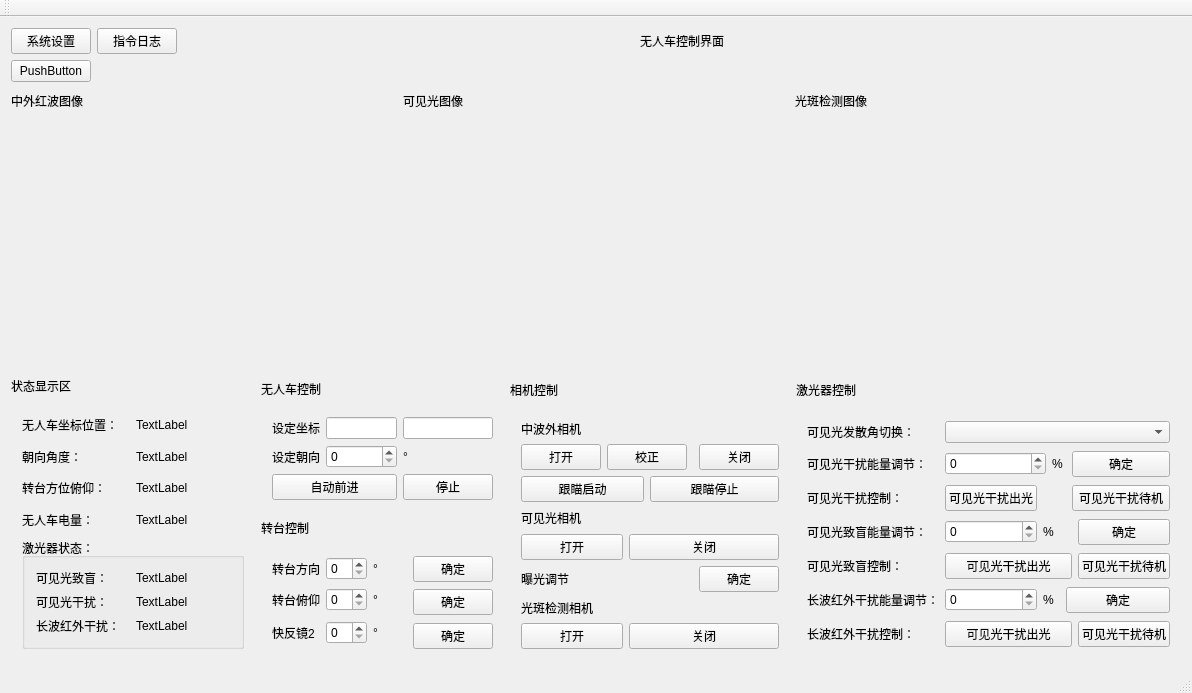
<?xml version="1.0" encoding="UTF-8"?>
<ui version="4.0">
 <class>CarFClass</class>
 <widget class="QMainWindow" name="CarFClass">
  <property name="geometry">
   <rect>
    <x>0</x>
    <y>0</y>
    <width>1192</width>
    <height>693</height>
   </rect>
  </property>
  <property name="windowTitle">
   <string>CarF</string>
  </property>
  <widget class="QWidget" name="centralWidget">
   <layout class="QGridLayout" name="gridLayout_2">
    <item row="0" column="0">
     <layout class="QGridLayout" name="gridLayout">
      <item row="0" column="4">
       <spacer name="horizontalSpacer">
        <property name="orientation">
         <enum>Qt::Horizontal</enum>
        </property>
        <property name="sizeHint" stdset="0">
         <size>
          <width>40</width>
          <height>20</height>
         </size>
        </property>
       </spacer>
      </item>
      <item row="1" column="0">
       <widget class="QPushButton" name="pushButton_3">
        <property name="text">
         <string>PushButton</string>
        </property>
       </widget>
      </item>
      <item row="0" column="3">
       <widget class="QLabel" name="label">
        <property name="text">
         <string>无人车控制界面</string>
        </property>
       </widget>
      </item>
      <item row="0" column="0">
       <widget class="QPushButton" name="pushButton">
        <property name="text">
         <string>系统设置</string>
        </property>
       </widget>
      </item>
      <item row="0" column="1">
       <widget class="QPushButton" name="pushButton_2">
        <property name="text">
         <string>指令日志</string>
        </property>
       </widget>
      </item>
      <item row="0" column="2">
       <spacer name="horizontalSpacer_2">
        <property name="orientation">
         <enum>Qt::Horizontal</enum>
        </property>
        <property name="sizeHint" stdset="0">
         <size>
          <width>40</width>
          <height>20</height>
         </size>
        </property>
       </spacer>
      </item>
     </layout>
    </item>
    <item row="1" column="0">
     <layout class="QHBoxLayout" name="horizontalLayout">
      <item>
       <layout class="QVBoxLayout" name="verticalLayout" stretch="1,10">
        <item>
         <widget class="QLabel" name="label_2">
          <property name="text">
           <string>中外红波图像</string>
          </property>
         </widget>
        </item>
        <item>
         <widget class="QWidget" name="widget" native="true"/>
        </item>
       </layout>
      </item>
      <item>
       <layout class="QVBoxLayout" name="verticalLayout_2" stretch="1,10">
        <item>
         <widget class="QLabel" name="label_3">
          <property name="text">
           <string>可见光图像</string>
          </property>
         </widget>
        </item>
        <item>
         <widget class="QWidget" name="widget_2" native="true"/>
        </item>
       </layout>
      </item>
      <item>
       <layout class="QVBoxLayout" name="verticalLayout_3" stretch="1,10">
        <item>
         <widget class="QLabel" name="label_4">
          <property name="text">
           <string>光斑检测图像</string>
          </property>
         </widget>
        </item>
        <item>
         <widget class="QWidget" name="widget_3" native="true"/>
        </item>
       </layout>
      </item>
     </layout>
    </item>
    <item row="2" column="0">
     <layout class="QHBoxLayout" name="horizontalLayout_2" stretch="2,2,2,3">
      <item>
       <layout class="QVBoxLayout" name="verticalLayout_4" stretch="0,10">
        <item>
         <widget class="QLabel" name="label_5">
          <property name="text">
           <string>状态显示区</string>
          </property>
         </widget>
        </item>
        <item>
         <widget class="QWidget" name="widget_4" native="true">
          <layout class="QGridLayout" name="gridLayout_4">
           <item row="0" column="1">
            <widget class="QLabel" name="label_10">
             <property name="text">
              <string>无人车坐标位置：</string>
             </property>
            </widget>
           </item>
           <item row="0" column="2">
            <widget class="QLabel" name="label_11">
             <property name="text">
              <string>TextLabel</string>
             </property>
            </widget>
           </item>
           <item row="1" column="1">
            <widget class="QLabel" name="label_13">
             <property name="text">
              <string>朝向角度：</string>
             </property>
            </widget>
           </item>
           <item row="1" column="2">
            <widget class="QLabel" name="label_12">
             <property name="text">
              <string>TextLabel</string>
             </property>
            </widget>
           </item>
           <item row="2" column="2">
            <widget class="QLabel" name="label_19">
             <property name="text">
              <string>TextLabel</string>
             </property>
            </widget>
           </item>
           <item row="3" column="2">
            <widget class="QLabel" name="label_20">
             <property name="text">
              <string>TextLabel</string>
             </property>
            </widget>
           </item>
           <item row="4" column="1" colspan="2">
            <widget class="QGroupBox" name="groupBox">
             <property name="title">
              <string>激光器状态：</string>
             </property>
             <layout class="QGridLayout" name="gridLayout_3">
              <item row="0" column="0">
               <widget class="QLabel" name="label_24">
                <property name="text">
                 <string>可见光致盲：</string>
                </property>
               </widget>
              </item>
              <item row="0" column="1">
               <widget class="QLabel" name="label_27">
                <property name="text">
                 <string>TextLabel</string>
                </property>
               </widget>
              </item>
              <item row="1" column="0">
               <widget class="QLabel" name="label_23">
                <property name="text">
                 <string>可见光干扰：</string>
                </property>
               </widget>
              </item>
              <item row="1" column="1">
               <widget class="QLabel" name="label_26">
                <property name="text">
                 <string>TextLabel</string>
                </property>
               </widget>
              </item>
              <item row="2" column="0">
               <widget class="QLabel" name="label_22">
                <property name="text">
                 <string>长波红外干扰：</string>
                </property>
               </widget>
              </item>
              <item row="2" column="1">
               <widget class="QLabel" name="label_25">
                <property name="text">
                 <string>TextLabel</string>
                </property>
               </widget>
              </item>
             </layout>
            </widget>
           </item>
           <item row="2" column="1">
            <widget class="QLabel" name="label_18">
             <property name="text">
              <string>转台方位俯仰：</string>
             </property>
            </widget>
           </item>
           <item row="3" column="1">
            <widget class="QLabel" name="label_21">
             <property name="text">
              <string>无人车电量：</string>
             </property>
            </widget>
           </item>
          </layout>
         </widget>
        </item>
       </layout>
      </item>
      <item>
       <layout class="QVBoxLayout" name="verticalLayout_5" stretch="1,4,1,4">
        <item>
         <widget class="QLabel" name="label_6">
          <property name="text">
           <string>无人车控制</string>
          </property>
         </widget>
        </item>
        <item>
         <widget class="QWidget" name="widget_5" native="true">
          <layout class="QGridLayout" name="gridLayout_5">
           <item row="0" column="0">
            <widget class="QLabel" name="label_28">
             <property name="text">
              <string>设定坐标</string>
             </property>
            </widget>
           </item>
           <item row="0" column="3">
            <widget class="QLineEdit" name="lineEdit_2"/>
           </item>
           <item row="1" column="0">
            <widget class="QLabel" name="label_29">
             <property name="text">
              <string>设定朝向</string>
             </property>
            </widget>
           </item>
           <item row="1" column="1" colspan="2">
            <widget class="QSpinBox" name="spinBox"/>
           </item>
           <item row="1" column="3">
            <widget class="QLabel" name="label_33">
             <property name="text">
              <string>°</string>
             </property>
            </widget>
           </item>
           <item row="0" column="1" colspan="2">
            <widget class="QLineEdit" name="lineEdit"/>
           </item>
           <item row="2" column="3">
            <widget class="QPushButton" name="pushButton_5">
             <property name="text">
              <string>停止</string>
             </property>
            </widget>
           </item>
           <item row="2" column="0" colspan="3">
            <widget class="QPushButton" name="pushButton_4">
             <property name="text">
              <string>自动前进</string>
             </property>
            </widget>
           </item>
          </layout>
         </widget>
        </item>
        <item>
         <widget class="QLabel" name="label_7">
          <property name="text">
           <string>转台控制</string>
          </property>
         </widget>
        </item>
        <item>
         <widget class="QWidget" name="widget_6" native="true">
          <layout class="QGridLayout" name="gridLayout_6">
           <item row="0" column="1">
            <widget class="QSpinBox" name="spinBox_2"/>
           </item>
           <item row="2" column="2" rowspan="2">
            <widget class="QLabel" name="label_36">
             <property name="text">
              <string>°</string>
             </property>
            </widget>
           </item>
           <item row="1" column="1">
            <widget class="QSpinBox" name="spinBox_3"/>
           </item>
           <item row="0" column="3">
            <widget class="QPushButton" name="pushButton_6">
             <property name="text">
              <string>确定</string>
             </property>
            </widget>
           </item>
           <item row="2" column="1" rowspan="2">
            <widget class="QSpinBox" name="spinBox_4"/>
           </item>
           <item row="3" column="3">
            <widget class="QPushButton" name="pushButton_8">
             <property name="text">
              <string>确定</string>
             </property>
            </widget>
           </item>
           <item row="2" column="0" rowspan="2">
            <widget class="QLabel" name="label_32">
             <property name="text">
              <string>快反镜2</string>
             </property>
            </widget>
           </item>
           <item row="0" column="0">
            <widget class="QLabel" name="label_30">
             <property name="text">
              <string>转台方向</string>
             </property>
            </widget>
           </item>
           <item row="1" column="0">
            <widget class="QLabel" name="label_31">
             <property name="text">
              <string>转台俯仰</string>
             </property>
            </widget>
           </item>
           <item row="0" column="2">
            <widget class="QLabel" name="label_34">
             <property name="text">
              <string>°</string>
             </property>
            </widget>
           </item>
           <item row="1" column="2">
            <widget class="QLabel" name="label_35">
             <property name="text">
              <string>°</string>
             </property>
            </widget>
           </item>
           <item row="1" column="3" rowspan="2">
            <widget class="QPushButton" name="pushButton_7">
             <property name="text">
              <string>确定</string>
             </property>
            </widget>
           </item>
          </layout>
         </widget>
        </item>
       </layout>
      </item>
      <item>
       <layout class="QVBoxLayout" name="verticalLayout_6" stretch="1,10">
        <item>
         <widget class="QLabel" name="label_8">
          <property name="text">
           <string>相机控制</string>
          </property>
         </widget>
        </item>
        <item>
         <widget class="QWidget" name="widget_7" native="true">
          <layout class="QGridLayout" name="gridLayout_7">
           <item row="3" column="0">
            <widget class="QLabel" name="label_38">
             <property name="text">
              <string>可见光相机</string>
             </property>
            </widget>
           </item>
           <item row="4" column="2" colspan="5">
            <widget class="QPushButton" name="pushButton_15">
             <property name="text">
              <string>关闭</string>
             </property>
            </widget>
           </item>
           <item row="4" column="0" colspan="2">
            <widget class="QPushButton" name="pushButton_14">
             <property name="text">
              <string>打开</string>
             </property>
            </widget>
           </item>
           <item row="6" column="0">
            <widget class="QLabel" name="label_39">
             <property name="text">
              <string>光斑检测相机</string>
             </property>
            </widget>
           </item>
           <item row="5" column="0">
            <widget class="QLabel" name="label_40">
             <property name="text">
              <string>曝光调节</string>
             </property>
            </widget>
           </item>
           <item row="7" column="0" colspan="2">
            <widget class="QPushButton" name="pushButton_18">
             <property name="text">
              <string>打开</string>
             </property>
            </widget>
           </item>
           <item row="2" column="3" colspan="4">
            <widget class="QPushButton" name="pushButton_13">
             <property name="text">
              <string>跟瞄停止</string>
             </property>
            </widget>
           </item>
           <item row="5" column="6">
            <widget class="QPushButton" name="pushButton_16">
             <property name="text">
              <string>确定</string>
             </property>
            </widget>
           </item>
           <item row="1" column="0">
            <widget class="QPushButton" name="pushButton_9">
             <property name="text">
              <string>打开</string>
             </property>
            </widget>
           </item>
           <item row="1" column="6">
            <widget class="QPushButton" name="pushButton_11">
             <property name="text">
              <string>关闭</string>
             </property>
            </widget>
           </item>
           <item row="0" column="0">
            <widget class="QLabel" name="label_37">
             <property name="text">
              <string>中波外相机</string>
             </property>
            </widget>
           </item>
           <item row="7" column="2" colspan="5">
            <widget class="QPushButton" name="pushButton_17">
             <property name="text">
              <string>关闭</string>
             </property>
            </widget>
           </item>
           <item row="1" column="1" colspan="4">
            <widget class="QPushButton" name="pushButton_10">
             <property name="text">
              <string>校正</string>
             </property>
            </widget>
           </item>
           <item row="2" column="0" colspan="3">
            <widget class="QPushButton" name="pushButton_12">
             <property name="text">
              <string>跟瞄启动</string>
             </property>
            </widget>
           </item>
          </layout>
         </widget>
        </item>
       </layout>
      </item>
      <item>
       <layout class="QVBoxLayout" name="verticalLayout_7" stretch="1,10">
        <item>
         <widget class="QLabel" name="label_9">
          <property name="text">
           <string>激光器控制</string>
          </property>
         </widget>
        </item>
        <item>
         <widget class="QWidget" name="widget_8" native="true">
          <layout class="QGridLayout" name="gridLayout_8">
           <item row="1" column="0">
            <widget class="QLabel" name="label_43">
             <property name="text">
              <string>可见光干扰能量调节：</string>
             </property>
            </widget>
           </item>
           <item row="6" column="2" colspan="2">
            <widget class="QLabel" name="label_50">
             <property name="text">
              <string>%</string>
             </property>
            </widget>
           </item>
           <item row="3" column="1">
            <widget class="QSpinBox" name="spinBox_6"/>
           </item>
           <item row="7" column="1" colspan="6">
            <widget class="QPushButton" name="pushButton_27">
             <property name="text">
              <string>可见光干扰出光</string>
             </property>
            </widget>
           </item>
           <item row="7" column="7">
            <widget class="QPushButton" name="pushButton_25">
             <property name="text">
              <string>可见光干扰待机</string>
             </property>
            </widget>
           </item>
           <item row="1" column="6" colspan="2">
            <widget class="QPushButton" name="pushButton_19">
             <property name="text">
              <string>确定</string>
             </property>
            </widget>
           </item>
           <item row="6" column="5" colspan="3">
            <widget class="QPushButton" name="pushButton_26">
             <property name="text">
              <string>确定</string>
             </property>
            </widget>
           </item>
           <item row="7" column="0">
            <widget class="QLabel" name="label_48">
             <property name="text">
              <string>长波红外干扰控制：</string>
             </property>
            </widget>
           </item>
           <item row="0" column="1" colspan="7">
            <widget class="QComboBox" name="comboBox"/>
           </item>
           <item row="5" column="1" colspan="6">
            <widget class="QPushButton" name="pushButton_24">
             <property name="text">
              <string>可见光干扰出光</string>
             </property>
            </widget>
           </item>
           <item row="1" column="3" colspan="3">
            <widget class="QLabel" name="label_41">
             <property name="text">
              <string>%</string>
             </property>
            </widget>
           </item>
           <item row="6" column="1">
            <widget class="QSpinBox" name="spinBox_7"/>
           </item>
           <item row="3" column="2" colspan="2">
            <widget class="QLabel" name="label_49">
             <property name="text">
              <string>%</string>
             </property>
            </widget>
           </item>
           <item row="2" column="0">
            <widget class="QLabel" name="label_44">
             <property name="text">
              <string>可见光干扰控制：</string>
             </property>
            </widget>
           </item>
           <item row="5" column="7">
            <widget class="QPushButton" name="pushButton_23">
             <property name="text">
              <string>可见光干扰待机</string>
             </property>
            </widget>
           </item>
           <item row="6" column="0">
            <widget class="QLabel" name="label_47">
             <property name="text">
              <string>长波红外干扰能量调节：</string>
             </property>
            </widget>
           </item>
           <item row="1" column="1" colspan="2">
            <widget class="QSpinBox" name="spinBox_5"/>
           </item>
           <item row="0" column="0">
            <widget class="QLabel" name="label_42">
             <property name="text">
              <string>可见光发散角切换：</string>
             </property>
            </widget>
           </item>
           <item row="5" column="0">
            <widget class="QLabel" name="label_46">
             <property name="text">
              <string>可见光致盲控制：</string>
             </property>
            </widget>
           </item>
           <item row="3" column="7">
            <widget class="QPushButton" name="pushButton_22">
             <property name="text">
              <string>确定</string>
             </property>
            </widget>
           </item>
           <item row="2" column="6" colspan="2">
            <widget class="QPushButton" name="pushButton_21">
             <property name="text">
              <string>可见光干扰待机</string>
             </property>
            </widget>
           </item>
           <item row="3" column="0">
            <widget class="QLabel" name="label_45">
             <property name="text">
              <string>可见光致盲能量调节：</string>
             </property>
            </widget>
           </item>
           <item row="2" column="1">
            <widget class="QPushButton" name="pushButton_20">
             <property name="text">
              <string>可见光干扰出光</string>
             </property>
            </widget>
           </item>
          </layout>
         </widget>
        </item>
       </layout>
      </item>
     </layout>
    </item>
   </layout>
  </widget>
  <widget class="QMenuBar" name="menuBar">
   <property name="geometry">
    <rect>
     <x>0</x>
     <y>0</y>
     <width>1192</width>
     <height>22</height>
    </rect>
   </property>
  </widget>
  <widget class="QToolBar" name="mainToolBar">
   <attribute name="toolBarArea">
    <enum>TopToolBarArea</enum>
   </attribute>
   <attribute name="toolBarBreak">
    <bool>false</bool>
   </attribute>
  </widget>
  <widget class="QStatusBar" name="statusBar"/>
 </widget>
 <layoutdefault spacing="6" margin="11"/>
 <resources>
  <include location="CarF.qrc"/>
 </resources>
 <connections/>
</ui>
